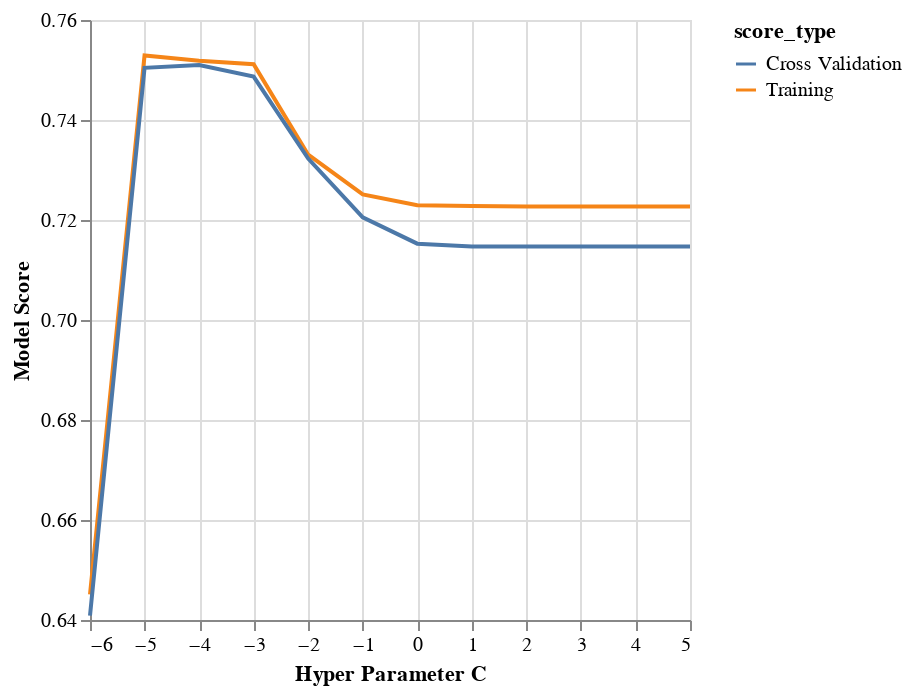

Write notebook code for a chart like this one.
### Code cell
train_scores = gs_optimize.cv_results_["mean_train_score"]
cv_scores = gs_optimize.cv_results_["mean_test_score"]
#plot_train_cv(param_grid["svc__C"], train_scores, cv_scores, xlabel="C")
train_cv_df = pd.concat([
    pd.DataFrame({
        'C': np.log10(param_grid["logisticregression__C"]),
        'score': train_scores,
        'score_type': ['Training'] * len(train_scores)}
                ),
    pd.DataFrame({
        'C': np.log10(param_grid["logisticregression__C"]),
        'score': cv_scores,
        'score_type': ['Cross Validation'] * len(cv_scores)}
                )
])
alt.Chart(train_cv_df).mark_line().encode(
    x = alt.X('C', title = 'Hyper Parameter C'),
    y = alt.Y('score', title = 'Model Score').scale(zero = False),
    color = alt.Color('score_type')
)

### Figure 1 — Vega specification as saved in the notebook (floating-point values rounded to 4 significant figures)
{"$schema": "https://vega.github.io/schema/vega/v5.json", "data": [{"name": "source_0", "values": [{"C": -6.0, "score": 0.6451, "score_type": "Training"}, {"C": -5.0, "score": 0.7529, "score_type": "Training"}, {"C": -4.0, "score": 0.7519, "score_type": "Training"}, {"C": -3.0, "score": 0.7512, "score_type": "Training"}, {"C": -2.0, "score": 0.7331, "score_type": "Training"}, {"C": -1.0, "score": 0.7251, "score_type": "Training"}, {"C": 0.0, "score": 0.723, "score_type": "Training"}, {"C": 1.0, "score": 0.7228, "score_type": "Training"}, {"C": 2.0, "score": 0.7227, "score_type": "Training"}, {"C": 3.0, "score": 0.7227, "score_type": "Training"}, {"C": 4.0, "score": 0.7227, "score_type": "Training"}, {"C": 5.0, "score": 0.7227, "score_type": "Training"}, {"C": -6.0, "score": 0.6409, "score_type": "Cross Validation"}, {"C": -5.0, "score": 0.7504, "score_type": "Cross Validation"}, {"C": -4.0, "score": 0.751, "score_type": "Cross Validation"}, {"C": -3.0, "score": 0.7487, "score_type": "Cross Validation"}, {"C": -2.0, "score": 0.7323, "score_type": "Cross Validation"}, {"C": -1.0, "score": 0.7205, "score_type": "Cross Validation"}, {"C": 0.0, "score": 0.7153, "score_type": "Cross Validation"}, {"C": 1.0, "score": 0.7147, "score_type": "Cross Validation"}, {"C": 2.0, "score": 0.7147, "score_type": "Cross Validation"}, {"C": 3.0, "score": 0.7147, "score_type": "Cross Validation"}, {"C": 4.0, "score": 0.7147, "score_type": "Cross Validation"}, {"C": 5.0, "score": 0.7147, "score_type": "Cross Validation"}]}, {"name": "source_0_x_domain_C", "values": [{"min": -6.0, "max": 5.0}]}, {"name": "source_0_y_domain_score", "values": [{"min": 0.6409, "max": 0.7529}]}, {"name": "source_0_color_domain_score_type", "values": [{"score_type": "Training"}, {"score_type": "Cross Validation"}]}], "marks": [{"type": "group", "name": "pathgroup", "from": {"facet": {"data": "source_0", "name": "faceted_path_main", "groupby": ["score_type"]}}, "encode": {"update": {"height": {"field": {"signal": null, "datum": null, "group": "height", "parent": null}}, "width": {"field": {"signal": null, "datum": null, "group": "width", "parent": null}}}}, "marks": [{"type": "line", "name": "marks", "from": {"data": "faceted_path_main"}, "sort": {"field": "x"}, "encode": {"update": {"x": {"field": "C", "scale": "x"}, "stroke": {"field": "score_type", "scale": "color"}, "y": {"field": "score", "scale": "y"}, "defined": {"signal": "isValid(datum[\"C\"]) && isFinite(+datum[\"C\"]) && isValid(datum[\"score\"]) && isFinite(+datum[\"score\"])"}}}, "style": ["line"]}]}], "scales": [{"name": "x", "type": "linear", "domain": [{"signal": "(data(\"source_0_x_domain_C\")[0] || {}).min"}, {"signal": "(data(\"source_0_x_domain_C\")[0] || {}).max"}], "range": [0, {"signal": "width"}], "nice": true, "zero": false}, {"name": "y", "type": "linear", "domain": [{"signal": "(data(\"source_0_y_domain_score\")[0] || {}).min"}, {"signal": "(data(\"source_0_y_domain_score\")[0] || {}).max"}], "range": [{"signal": "height"}, 0], "zero": false, "nice": true}, {"name": "color", "type": "ordinal", "domain": {"data": "source_0_color_domain_score_type", "field": "score_type", "sort": true}, "range": "category"}], "axes": [{"scale": "x", "orient": "bottom", "maxExtent": 0, "ticks": false, "gridScale": "y", "tickCount": {"signal": "ceil(width/40)"}, "aria": false, "labels": false, "minExtent": 0, "zindex": 0, "grid": true, "domain": false}, {"scale": "y", "aria": false, "minExtent": 0, "tickCount": {"signal": "ceil(height/40)"}, "zindex": 0, "maxExtent": 0, "grid": true, "orient": "left", "domain": false, "gridScale": "x", "ticks": false, "labels": false}, {"scale": "x", "orient": "bottom", "title": "Hyper Parameter C", "grid": false, "labelFlush": true, "zindex": 0, "tickCount": {"signal": "ceil(width/40)"}, "labelOverlap": true}, {"scale": "y", "orient": "left", "labelOverlap": true, "tickCount": {"signal": "ceil(height/40)"}, "zindex": 0, "grid": false, "title": "Model Score"}], "width": 300, "background": "white", "height": 300, "legends": [{"stroke": "color", "symbolType": "stroke", "title": "score_type"}], "style": "cell", "padding": 5}
